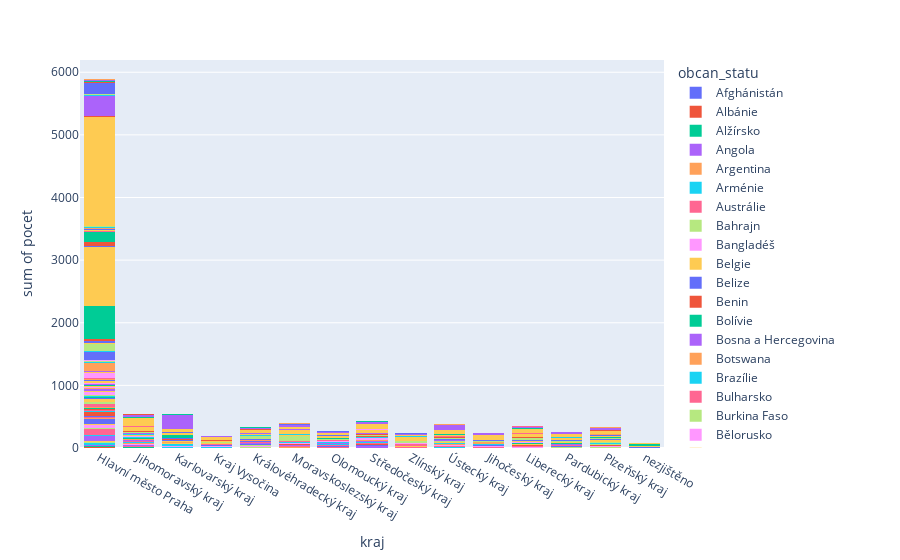

The notebook cell saved with this chart:
### Markdown cell above
#final_graph_all (pocty narodnosti rozdelene na kraje)

### Code cell
final_2004_all = px.histogram(
    data_final,
    x='kraj',
    y='pocet',
    color='obcan_statu',  # rozlišení barvou podle národnosti
    hover_data=['obcan_statu', 'pocet'],  # co má být vidět při najetí
)

final_2004_all.update_layout(barmode='stack')  # nebo 'group' pro vedle sebe
final_2004_all.show()
